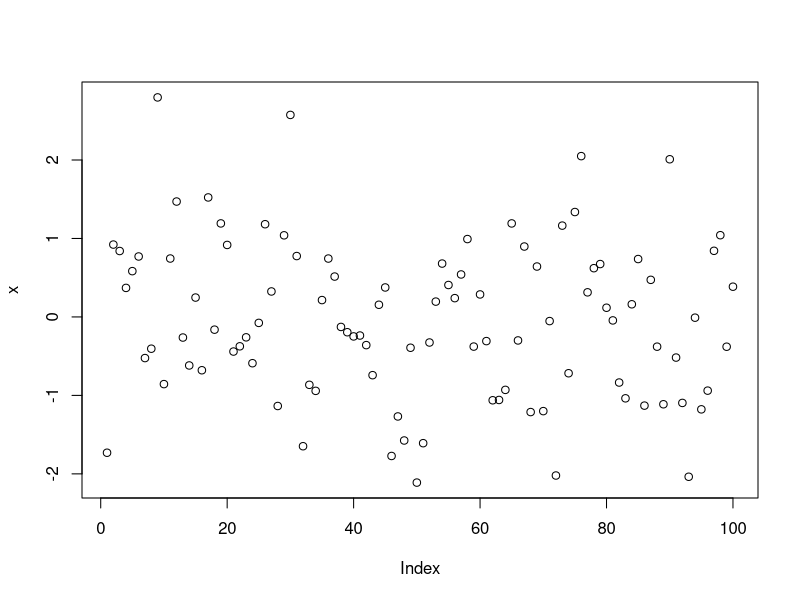

R code for this plot:

#<begin_text>
##'
##' This is an example of how to create an Rmd file from an R file
##' 
##' ## Some title
##' ### Some other title

#<end_text>

#<begin_chunk>```{r}
x <- rnorm(100)
plot(x)
#<end_chunk>
